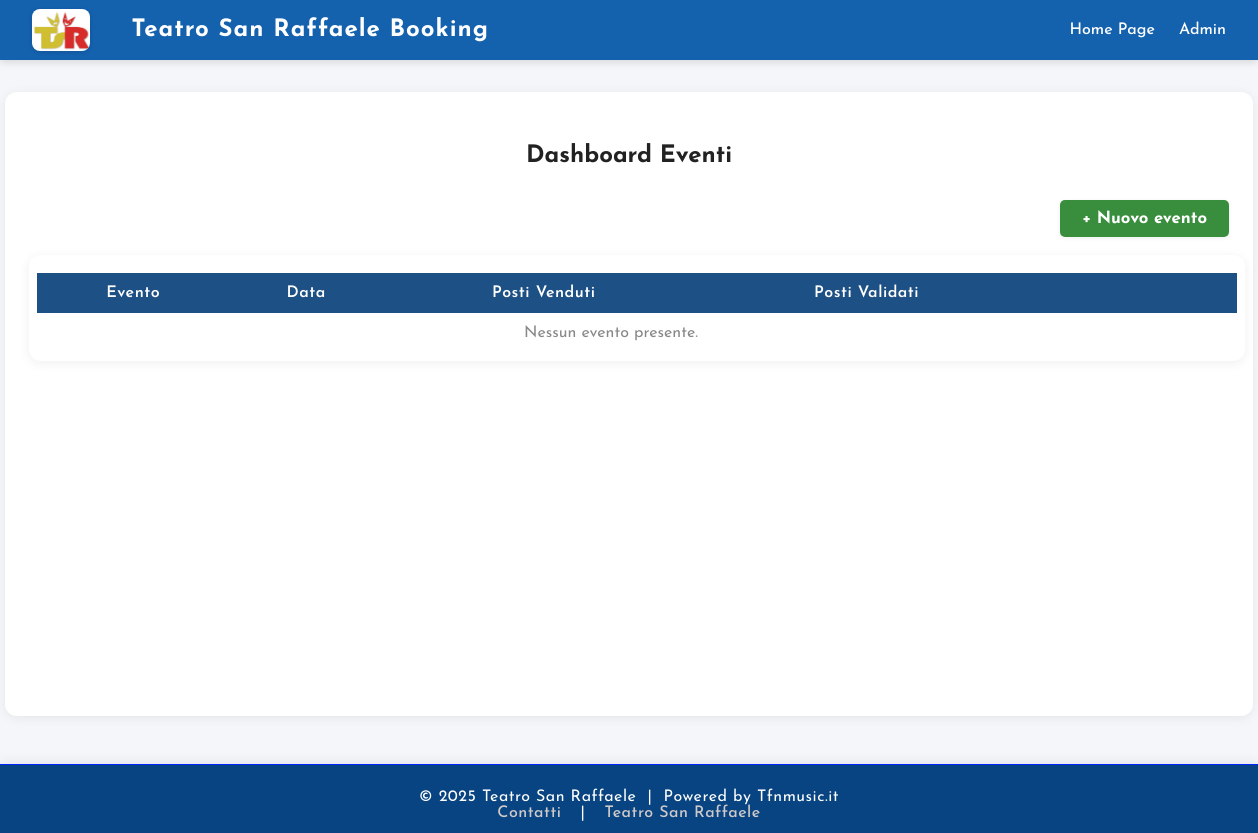
Page /dashboard (signed in) on the earlier database version.
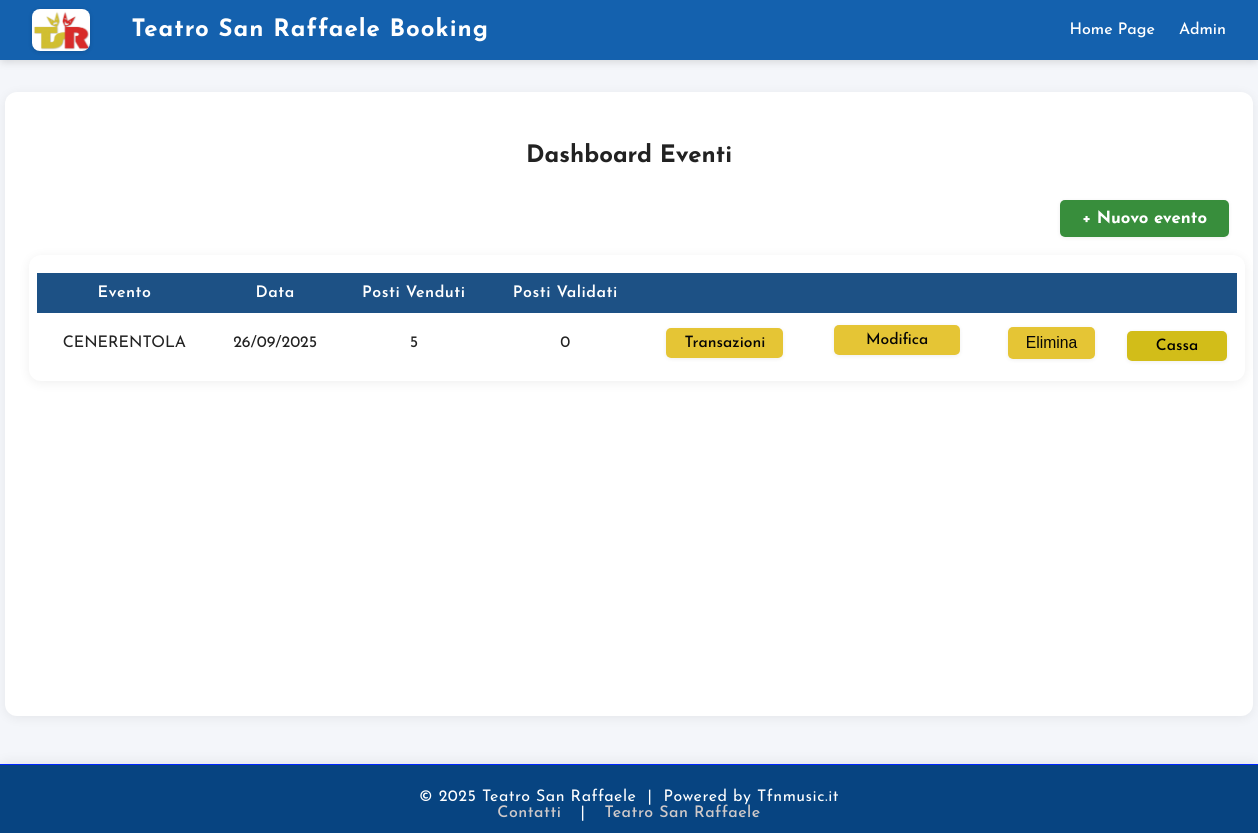
Same page on the later database version.
### tables this page shows
CREATE TABLE events (
    id INTEGER PRIMARY KEY AUTOINCREMENT,
    title TEXT NOT NULL,
    date TEXT NOT NULL,
    time TEXT NOT NULL,
    price REAL NOT NULL,
    poster_url TEXT         
);

### app.py (the view)
@app.route('/dashboard')
@login_required
def dashboard():
    events = get_all_events()
    event_list = []
    for event in events:
        stats = get_event_stats(event['id'])
        event_list.append({
            'id': event['id'],
            'title': event['title'],
            'date': event['date'],
            'sold': stats['sold'],
            'validated': stats['validated'],
        })
    return render_template('dashboard.html', events=event_list)

### app.py (called while the page is built)
@app.context_processor
def inject_now():
    return {'now': datetime.now}

### auth.py (called while the page is built)
def login_required(f):
    @wraps(f)
    def decorated_function(*args, **kwargs):
        if session.get('logged_in') != True:
            return redirect(url_for('admin'))
        return f(*args, **kwargs)
    return decorated_function

### database.py (called while the page is built)
def get_db():
    conn = sqlite3.connect(DB_PATH)
    conn.row_factory = sqlite3.Row
    return conn

def get_all_events():
    conn = get_db()
    events = conn.execute('SELECT * FROM events').fetchall()
    conn.close()
    return events

### templates/dashboard.html (shortened to what this page needs)
{% extends 'base.html' %}
{% block content %}
<h2 style="text-align:center; margin-bottom: 32px;">Dashboard Eventi</h2>
<div style="text-align:right; margin-bottom: 18px;">
  <a href="{{ url_for('add_event') }}" class="btn-new-event">+ Nuovo evento</a>
</div>
<div class="dashboard-table-wrapper">
  <table class="dashboard-table">
    <thead>
      <tr>
        <th>Evento</th>
        <th>Data</th>
        <th>Posti Venduti</th>
        <th>Posti Validati</th>
        <th></th>
        <th></th>
        <th></th>
        <th></th>
      </tr>
    </thead>
    <tbody>
      {% for e in events |sort(attribute='id') %}
      <tr>
        <td>{{ e.title }}</td>
        <td>{{ e.date }}</td>
        <td>{{ e.sold }}</td>
        <td>{{ e.validated }}</td>
        <td>
          <a href="{{ url_for('event_transactions', event_id=e.id) }}" class="btn-table">Transazioni</a>
        </td>
        <td class="dashboard-actions">
          <a href="{{ url_for('edit_event', event_id=e.id) }}" class="btn-table btn-edit">Modifica</a>
        </td>
        <td>
          <form action="{{ url_for('delete_event', event_id=e.id) }}" method="post" style="display:inline;"
            onsubmit="return confirm('Sei sicuro di voler eliminare questo evento?');">
            <button type="submit" class="btn-table btn-delete">Elimina</button>
          </form>
        </td>
        <td>
          <a href="{{ url_for('admin_book_seats', event_id=e.id) }}" class="btn-table"
            style="background:#d2bd19;color:#000000;margin-top:6px;display:block;">Cassa</a>
        </td>
      </tr>
      {% else %}
      <tr>
        <td colspan="7" style="text-align:center; color:#888;">Nessun evento presente.</td>
      </tr>
      {% endfor %}
    </tbody>
  </table>
</div>
{% endblock %}

Differences in the rows shown:
added events: title "CENERENTOLA", date "26/09/2025", sold "5", validated "0"
Other differences:
text no longer shown: "Nessun evento presente."
